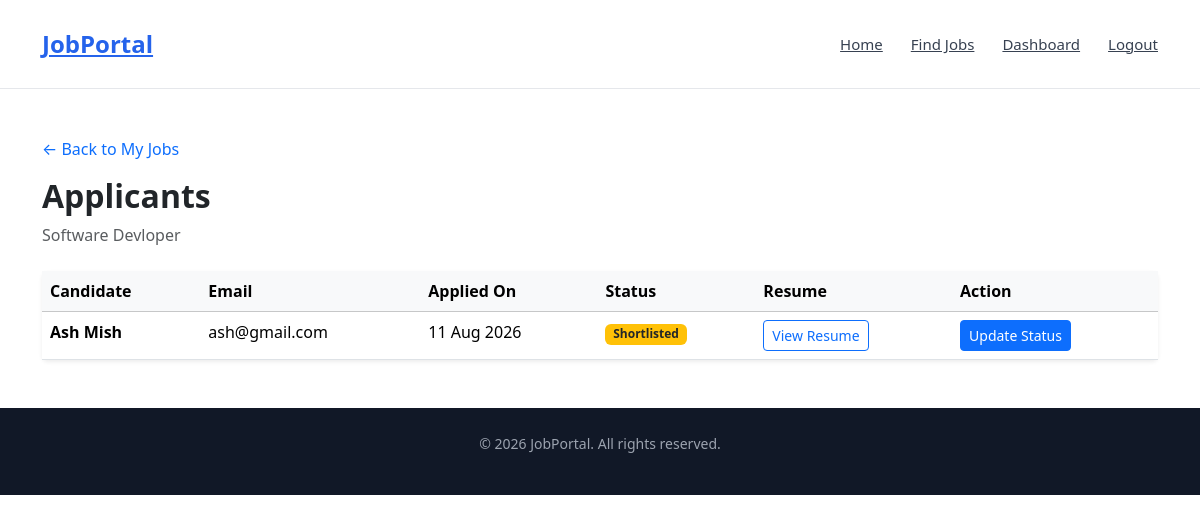
/recruiter/jobs/2/applicants/ (signed in), run on the app's committed database.
### jobs/models.py (models this page shows, shortened)
class Job(models.Model):
    class JobType(models.TextChoices):
        FULL_TIME = "FULL_TIME", "Full Time"
        PART_TIME = "PART_TIME", "Part Time"
        INTERNSHIP = "INTERNSHIP", "Internship"
        CONTRACT = "CONTRACT", "Contract"
    company = models.ForeignKey(
        Company,
        on_delete=models.CASCADE,
        related_name="jobs"
    )
    title = models.CharField(max_length=200)
    description = models.TextField()
    requirements = models.TextField()
    location = models.CharField(max_length=100)
    job_type = models.CharField(
        max_length=20,
        choices=JobType.choices,
        default=JobType.FULL_TIME
    )
    salary_min = models.DecimalField(
        max_digits=10,
        decimal_places=2,
        blank=True,
        null=True
    )
    salary_max = models.DecimalField(
        max_digits=10,
        decimal_places=2,
        blank=True,
        null=True
    )
    experience_required = models.CharField(
        max_length=100,
        blank=True
    )
    skills = models.TextField()
    deadline = models.DateField()
    is_active = models.BooleanField(default=True)
    created_at = models.DateTimeField(auto_now_add=True)
    updated_at = models.DateTimeField(auto_now=True)

class Application(models.Model):
    class Status(models.TextChoices):
        APPLIED = "APPLIED", "Applied"
        SHORTLISTED = "SHORTLISTED", "Shortlisted"
        REJECTED = "REJECTED", "Rejected"
        SELECTED = "SELECTED", "Selected"
    candidate = models.ForeignKey(
        "accounts.CandidateProfile",
        on_delete=models.CASCADE,
        related_name="applications"
    )
    job = models.ForeignKey(
        Job,
        on_delete=models.CASCADE,
        related_name="applications"
    )
    resume = models.FileField(
        upload_to="application_resumes/",
        blank=True,
        null=True
    )
    cover_letter = models.TextField(blank=True)
    status = models.CharField(
        max_length=20,
        choices=Status.choices,
        default=Status.APPLIED
    )
    applied_at = models.DateTimeField(auto_now_add=True)
    updated_at = models.DateTimeField(auto_now=True)
    class Meta:
        constraints=[models.UniqueConstraint(
            fields=['candidate', 'job'],
            name="unique_candidate_job_application")
            ]

### accounts/models.py (models this page shows, shortened)
class CandidateProfile(models.Model):
    user=models.OneToOneField(User, on_delete=models.CASCADE, related_name='candidate_profile')
    phone = models.CharField(max_length=15, blank=True)
    location = models.CharField(max_length=100, blank=True)
    bio = models.TextField(blank=True)
    skills = models.TextField(blank=True)
    education = models.CharField(max_length=200, blank=True)
    experience = models.CharField(max_length=100, blank=True)
    resume =models.FileField(upload_to='resumes/', blank=True, null=True)
    profile_image = models.ImageField(
        upload_to="profile_images/",
        blank=True,
        null=True
    )
    created_at = models.DateTimeField(auto_now_add=True)
    updated_at = models.DateTimeField(auto_now=True)

class User(AbstractUser):
    role = models.CharField(
        max_length=20,
        choices=UserRole.choices,
        default=UserRole.CANDIDATE
    )

### jobs/views.py (the view)
@login_required
@role_required("RECRUITER")
def job_applicants(request, job_id):
    job = get_object_or_404(
        Job,
        id=job_id,
        company=request.user.company
    )
    applications = (
        job.applications
        .select_related("candidate", "candidate__user")
        .order_by("-applied_at")
    )
    return render(
        request,
        "jobs/job_applicants.html",
        {
            "job": job,
            "applications": applications
        }
    )

### jobs/templates/jobs/job_applicants.html (shortened to what this page needs)
{% extends "base.html" %}
{% block content %}
<section class="py-5">
    <div class="container">
        <div class="mb-4">
            <a
                href="{% url 'recruiter_jobs' %}"
                class="text-decoration-none"
            >
                ← Back to My Jobs
            </a>
            <h2 class="fw-bold mt-3">
                Applicants
            </h2>
            <p class="text-muted">
                {{ job.title }}
            </p>
        </div>
        {% if applications %}
            <div class="card border-0 shadow-sm">
                <div class="card-body p-0">
                    <div class="table-responsive">
                        <table class="table table-hover mb-0">
                            <thead class="table-light">
                                <tr>
                                    <th>
                                        Candidate
                                    </th>
                                    <th>
                                        Email
                                    </th>
                                    <th>
                                        Applied On
                                    </th>
                                    <th>
                                        Status
                                    </th>
                                    <th>
                                        Resume
                                    </th>
                                    <th>
                                        Action
                                    </th>
                                </tr>
                            </thead>
                            <tbody>
                                {% for application in applications %}
                                    <tr>
                                        <td>
                                            <strong>
                                                {{ application.candidate.user.get_full_name|default:application.candidate.user.username }}
                                            </strong>
                                        </td>
                                        <td>
                                            {{ application.candidate.user.email }}
                                        </td>
                                        <td>
                                            {{ application.applied_at|date:"d M Y" }}
                                        </td>
                                        <td>
                                            {% if application.status == "APPLIED" %}
                                                <span class="badge bg-primary">
                                                    Applied
                                                </span>
                                            {% elif application.status == "SHORTLISTED" %}
                                                <span class="badge bg-warning text-dark">
                                                    Shortlisted
                                                </span>
                                            {% elif application.status == "SELECTED" %}
                                                <span class="badge bg-success">
                                                    Selected
                                                </span>
                                            {% elif application.status == "REJECTED" %}
                                                <span class="badge bg-danger">
                                                    Rejected
                                                </span>
                                            {% endif %}
                                        </td>
                                        <td>
                                            {% if application.resume %}
                                                <a
                                                    href="{{ application.resume.url }}"
                                                    target="_blank"
                                                    class="btn btn-sm btn-outline-primary"
                                                >
                                                    View Resume
                                                </a>
                                            {% else %}
                                                <span class="text-muted">
                                                    No Resume
                                                </span>
                                            {% endif %}
                                        </td>
                                        <td>
                                            <a
                                                href="{% url 'update_application_status' application.id %}"
                                                class="btn btn-sm btn-primary"
                                            >
                                                Update Status
                                            </a>
                                        </td>
                                    </tr>
                                {% endfor %}
                            </tbody>
                        </table>
                    </div>
                </div>
            </div>
        {% endif %}
    </div>
</section>
{% endblock %}

### static/css/style.css (style rules this page uses)
* { margin: 0; padding: 0; box-sizing: border-box; }
body { font-family: Arial, sans-serif; background-color: #f7f8fc; color: #1f2937; line-height: 1.6; }
a { text-decoration: none; color: inherit; }
.container { width: 90%; max-width: 1200px; margin: 0 auto; }

### data on the page
Job: title "Software Devloper"
Application: candidate.user.get_full_name "Ash Mish", candidate.user.email "ash@gmail.com", applied_at "11 Aug 2026", status "Shortlisted"
